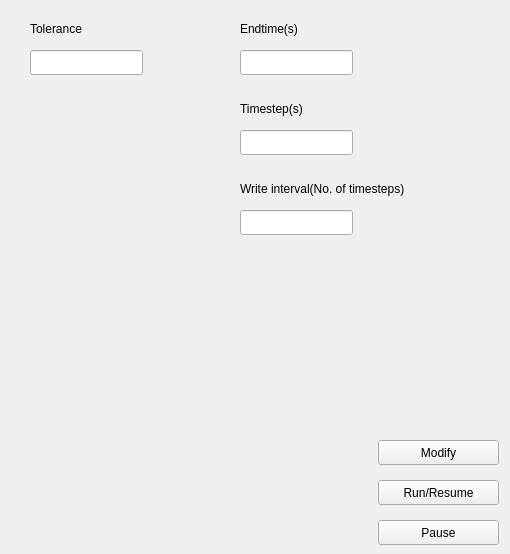
   <widget class="QWidget" name="tab_5">
    <attribute name="title">
     <string>Control</string>
    </attribute>
    <widget class="QLabel" name="label_27">
     <property name="geometry">
      <rect>
       <x>30</x>
       <y>20</y>
       <width>101</width>
       <height>17</height>
      </rect>
     </property>
     <property name="text">
      <string>Tolerance</string>
     </property>
    </widget>
    <widget class="QLineEdit" name="tolerance_lineEdit">
     <property name="geometry">
      <rect>
       <x>30</x>
       <y>50</y>
       <width>113</width>
       <height>25</height>
      </rect>
     </property>
    </widget>
    <widget class="QPushButton" name="change_control_button">
     <property name="geometry">
      <rect>
       <x>378</x>
       <y>440</y>
       <width>121</width>
       <height>25</height>
      </rect>
     </property>
     <property name="text">
      <string>Modify</string>
     </property>
    </widget>
    <widget class="QLabel" name="label_28">
     <property name="geometry">
      <rect>
       <x>240</x>
       <y>20</y>
       <width>121</width>
       <height>17</height>
      </rect>
     </property>
     <property name="text">
      <string>Endtime(s)</string>
     </property>
    </widget>
    <widget class="QLineEdit" name="endtime_lineEdit">
     <property name="geometry">
      <rect>
       <x>240</x>
       <y>50</y>
       <width>113</width>
       <height>25</height>
      </rect>
     </property>
    </widget>
    <widget class="QLabel" name="label_29">
     <property name="geometry">
      <rect>
       <x>240</x>
       <y>100</y>
       <width>131</width>
       <height>17</height>
      </rect>
     </property>
     <property name="text">
      <string>Timestep(s)</string>
     </property>
    </widget>
    <widget class="QLineEdit" name="timestep_lineEdit">
     <property name="geometry">
      <rect>
       <x>240</x>
       <y>130</y>
       <width>113</width>
       <height>25</height>
      </rect>
     </property>
    </widget>
    <widget class="QLabel" name="label_30">
     <property name="geometry">
      <rect>
       <x>240</x>
       <y>180</y>
       <width>261</width>
       <height>17</height>
      </rect>
     </property>
     <property name="text">
      <string>Write interval(No. of timesteps)</string>
     </property>
    </widget>
    <widget class="QLineEdit" name="interval_lineEdit">
     <property name="geometry">
      <rect>
       <x>240</x>
       <y>210</y>
       <width>113</width>
       <height>25</height>
      </rect>
     </property>
    </widget>
    <widget class="QPushButton" name="run_button">
     <property name="geometry">
      <rect>
       <x>378</x>
       <y>480</y>
       <width>121</width>
       <height>25</height>
      </rect>
     </property>
     <property name="text">
      <string>Run/Resume</string>
     </property>
    </widget>
    <widget class="QPushButton" name="pause_run_button">
     <property name="geometry">
      <rect>
       <x>378</x>
       <y>520</y>
       <width>121</width>
       <height>25</height>
      </rect>
     </property>
     <property name="text">
      <string>Pause</string>
     </property>
    </widget>
   </widget>
